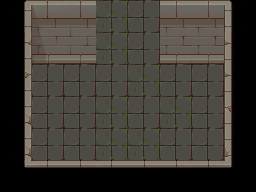

The image is a tile-based game level rendered from a .tmx file. Its description and complete source (layers, tilesets, objects, tile grids) follow:
An orthogonal 8x6 tile map with 32x32 px tiles, 2 tile layers (Ground, Walls), 3 tilesets and 10 objects (6x Collision, 2x DynamicStructure, StaticStructure, Spawn).

<map version="1.10" tiledversion="1.11.0" orientation="orthogonal" renderorder="right-down" width="8" height="6" tilewidth="32" tileheight="32" infinite="0" nextlayerid="6" nextobjectid="14">
 <tileset firstgid="1" source="Walls.tsx" />
 <tileset firstgid="257" source="Floor.tsx" />
 <tileset firstgid="260" source="Structures.tsx" />
 <layer id="2" name="Ground" width="8" height="6">
  <data encoding="csv">
0,259,258,259,258,259,258,0,
0,259,258,259,258,259,259,0,
0,258,258,258,259,258,258,0,
0,258,258,259,258,259,258,0,
0,258,258,259,259,258,258,0,
0,0,0,0,0,0,0,0
</data>
 </layer>
 <layer id="1" name="Walls" width="8" height="6">
  <data encoding="csv">
21,22,23,0,0,24,24,25,
27,38,39,0,0,40,40,26,
43,0,0,0,0,0,56,26,
59,0,0,0,0,0,0,42,
59,0,0,0,0,0,0,58,
69,70,71,70,71,72,72,73
</data>
 </layer>
 <objectgroup id="3" name="DynamicStructures">
  <object id="1" type="DynamicStructure" gid="268" x="96" y="64" width="64" height="64" />
  <object id="2" type="DynamicStructure" gid="280" x="109.5" y="62" width="37" height="53" />
 </objectgroup>
 <objectgroup id="4" name="StaticStructures">
  <object id="5" name="entrance" type="StaticStructure" x="110" y="5" width="36" height="52">
   <properties>
    <property name="exit" value="boss_room_1" />
   </properties>
  </object>
  <object id="12" name="spawn" type="Spawn" x="128" y="136" />
 </objectgroup>
 <objectgroup id="5" name="Collisions">
  <object id="6" type="Collision" x="32" y="0" width="81" height="64" />
  <object id="7" type="Collision" x="143" y="0" width="81" height="64" />
  <object id="9" type="Collision" x="0" y="0" width="32" height="192" />
  <object id="10" type="Collision" x="32" y="160" width="192" height="32" />
  <object id="11" type="Collision" x="224" y="0" width="32" height="192" />
  <object id="13" type="Collision" x="113" y="0" width="30" height="43" />
 </objectgroup>
</map>
